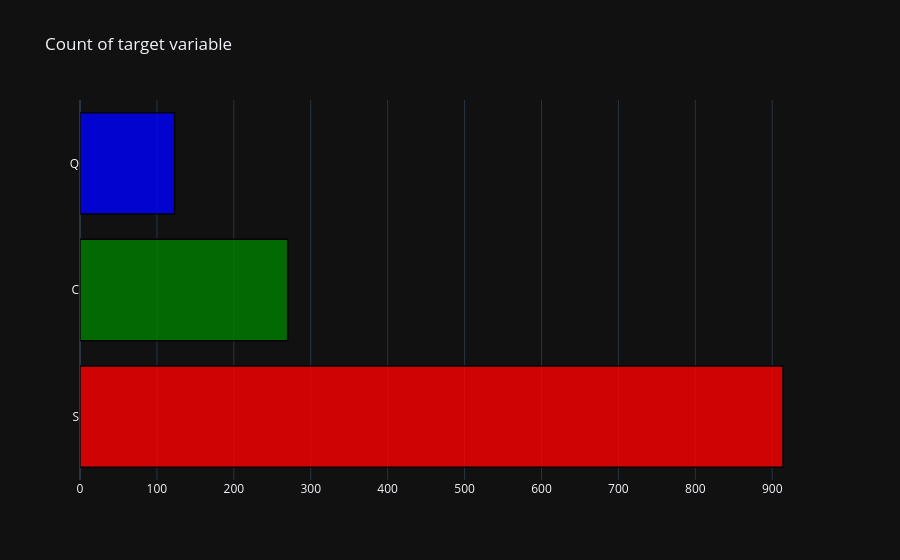

The cell this chart's notebook holds for it:
### Code cell
M = df[(df['Embarked'] == 'S')]
B = df[(df['Embarked'] == 'C')]
K  = df[(df['Embarked'] == 'Q')]

trace = go.Bar(x = (len(M), len(B),len(K)), y = ['S','C','Q'], orientation = 'h', opacity = 0.8, marker=dict(
        color=['red','green','blue'],
        line=dict(color='#000000',width=1.5)))

layout = dict(title =  'Count of target variable')
                    
fig = dict(data = [trace], layout=layout)
py.iplot(fig)

### Figure 1 — Plotly figure (JSON) as saved in the notebook; plotly's stock layout.template omitted (floating-point values rounded to 4 significant figures)
{"data": [{"marker": {"color": ["red", "green", "blue"], "line": {"color": "#000000", "width": 1.5}}, "opacity": 0.8, "orientation": "h", "type": "bar", "x": [914, 270, 123], "y": ["S", "C", "Q"]}], "layout": {"title": {"text": "Count of target variable"}}}
